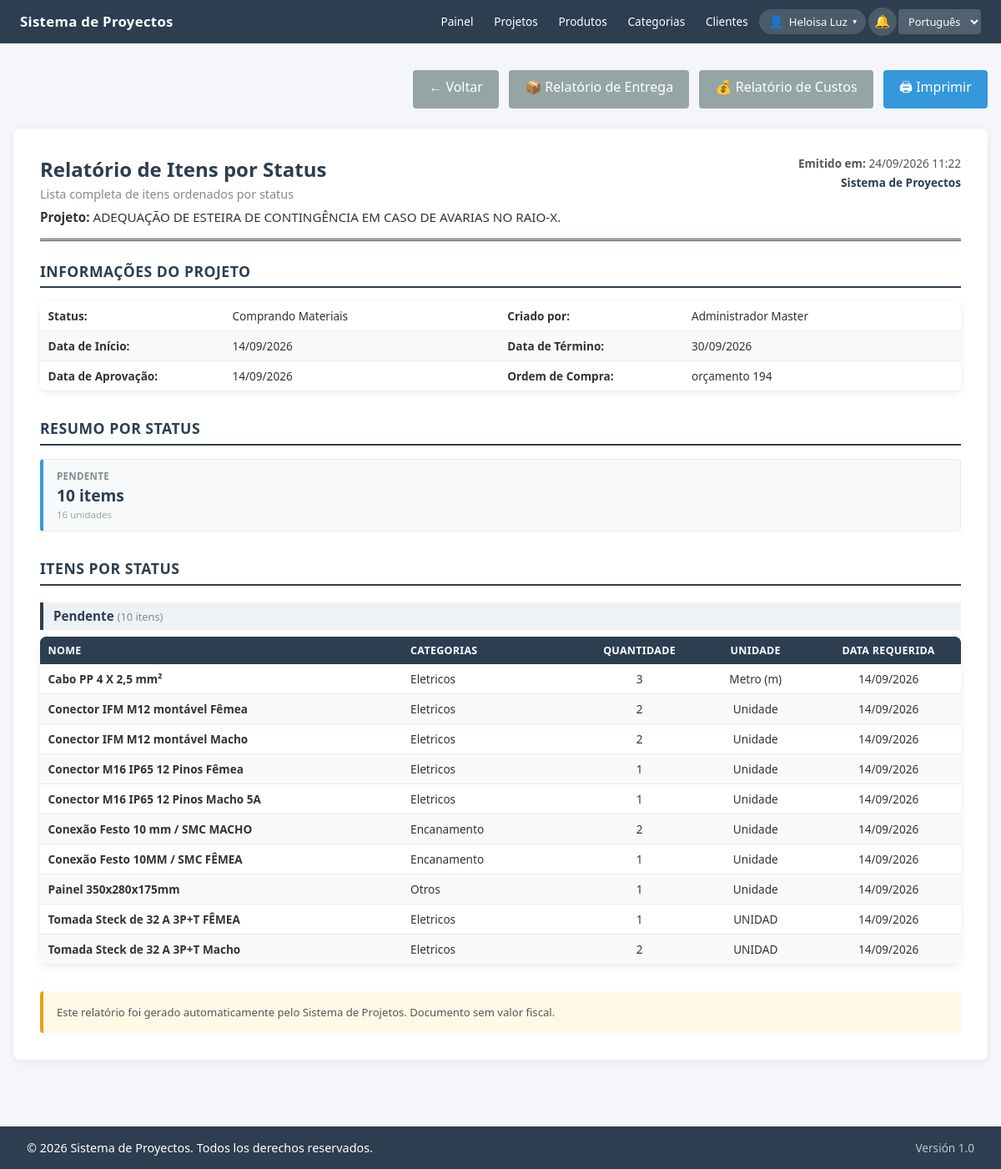
The app's page /modules/proyectos/reporte.php?id=1 (signed in) with its own data.
### tables this page shows
CREATE TABLE `proyectos` (
  `id` int(11) NOT NULL,
  `nombre` varchar(200) NOT NULL,
  `descripcion` text DEFAULT NULL,
  `fecha_inicio` date NOT NULL,
  `fecha_fin` date NOT NULL,
  `fecha_aprobacion` date DEFAULT NULL,
  `orden_compra` varchar(50) DEFAULT NULL,
  `estado` enum('solicitado','orçado','pendente_aprovacion_cliente','aprovado_cliente','espera_orden_compra','comprando_materiales','elaboracion','terminado','pendiente_cobro_cliente','finalizado') DEFAULT 'solicitado',
  `usuario_creacion` int(11) DEFAULT NULL,
  `fecha_creacion` timestamp NOT NULL DEFAULT current_timestamp()
);

CREATE TABLE `usuarios` (
  `id` int(11) NOT NULL,
  `username` varchar(50) NOT NULL,
  `password` varchar(255) NOT NULL,
  `nombre_completo` varchar(100) NOT NULL,
  `email` varchar(100) DEFAULT NULL,
  `tipo_usuario` enum('directivo','gerenciador','supervisor','compras','proyectista','almacen') NOT NULL,
  `idioma_preferido` enum('es','pt') DEFAULT 'es',
  `fecha_creacion` timestamp NOT NULL DEFAULT current_timestamp(),
  `activo` tinyint(1) DEFAULT 1,
  `debe_cambiar_password` tinyint(1) DEFAULT 0
);

CREATE TABLE `items_proyecto` (
  `id` int(11) NOT NULL,
  `proyecto_id` int(11) NOT NULL,
  `producto_id` int(11) DEFAULT NULL,
  `nombre_item` varchar(200) NOT NULL,
  `descripcion` text DEFAULT NULL,
  `cantidad` int(11) NOT NULL,
  `costo_unitario` decimal(15,2) DEFAULT NULL,
  `moneda` varchar(3) DEFAULT 'USD',
  `proveedor` varchar(200) DEFAULT NULL,
  `numero_factura` varchar(100) DEFAULT NULL,
  `fecha_compra` date DEFAULT NULL,
  `unidad_medida` varchar(50) DEFAULT NULL,
  `especificaciones` text DEFAULT NULL,
  `estado` enum('solicitado','pendiente','stock','cotacion','orçado','pendiente_pago','comprado_llegar','llego','entregado','recibido') DEFAULT 'solicitado',
  `entregado_por` int(11) DEFAULT NULL,
  `fecha_entrega` datetime DEFAULT NULL,
  `recibido_por` int(11) DEFAULT NULL,
  `fecha_recepcion` datetime DEFAULT NULL,
  `fecha_requerida` date NOT NULL,
  `fecha_creacion` timestamp NOT NULL DEFAULT current_timestamp()
);

CREATE TABLE `categorias` (
  `id` int(11) NOT NULL,
  `nombre` varchar(100) NOT NULL,
  `descripcion` text DEFAULT NULL,
  `activo` tinyint(1) DEFAULT 1,
  `fecha_creacion` timestamp NOT NULL DEFAULT current_timestamp()
);

### modules/proyectos/reporte.php (the view, shortened to what the rows shown need)
<?php
$db = Database::getInstance()->getConnection();
$proyecto_id = $_GET['id'] ?? 0;
$stmt = $db->prepare("SELECT p.*, u.nombre_completo as creador
                      FROM proyectos p
                      LEFT JOIN usuarios u ON p.usuario_creacion = u.id
                      WHERE p.id = ?");
$stmt->execute([$proyecto_id]);
$proyecto = $stmt->fetch();
$orden_estados = getOrdenEstadosItem();
$orden_sql = "FIELD(i.estado, '" . implode("','", $orden_estados) . "')";
$stmt = $db->prepare("SELECT i.*,
                             p.nombre as producto_nombre,
                             c.nombre as categoria_nombre
                      FROM items_proyecto i
                      LEFT JOIN productos p ON i.producto_id = p.id
                      LEFT JOIN categorias c ON p.categoria_id = c.id
                      WHERE i.proyecto_id = ?
                      ORDER BY $orden_sql, i.fecha_requerida ASC, i.nombre_item ASC");
$stmt->execute([$proyecto_id]);
$items = $stmt->fetchAll();
$estados_item = getEstadosItem();
$estados_proyecto = getEstadosProyecto();
$items_por_estado = [];
foreach ($items as $item) {
    $items_por_estado[$item['estado']][] = $item;
}
$items_por_estado_ordenados = [];
foreach ($orden_estados as $estado) {
    if (isset($items_por_estado[$estado])) {
        $items_por_estado_ordenados[$estado] = $items_por_estado[$estado];
    }
}
?>
<!DOCTYPE html>
<html lang="<?php echo $_SESSION['idioma'] ?? 'es'; ?>">
<head>
    <link rel="stylesheet" href="../../assets/css/style.css">
    <link rel="stylesheet" href="../../assets/css/badges.css">
    <link rel="stylesheet" href="../../assets/css/reportes.css">
    <link rel="stylesheet" href="../../assets/css/footer.css">
</head>
<body>
    <?php include '../../includes/header.php'; ?>
    <div class="container">
        <div class="reporte-container">
            <?php renderEncabezadoReporte(
                $_SESSION['idioma'] == 'pt' ? 'Relatório de Itens por Status' : 'Reporte de Items por Estado',
                $_SESSION['idioma'] == 'pt' ? 'Lista completa de itens ordenados por status' : 'Lista completa de items ordenados por estado',
                $proyecto
            ); ?>
            <div class="reporte-seccion">
                <h2><?php echo $_SESSION['idioma'] == 'pt' ? 'Informações do Projeto' : 'Información del Proyecto'; ?></h2>
                <table class="tabla-reporte" style="font-size:0.85rem;">
                    <tbody>
                        <tr>
                            <td style="width:20%;"><strong><?php echo traducir('Estado'); ?>:</strong></td>
                            <td><?php echo $estados_proyecto[$proyecto['estado']] ?? $proyecto['estado']; ?></td>
                            <td style="width:20%;"><strong><?php echo traducir('Creado por'); ?>:</strong></td>
                            <td><?php echo htmlspecialchars($proyecto['creador'] ?? '-'); ?></td>
                        </tr>
                        <tr>
                            <td><strong><?php echo traducir('Fecha Inicio'); ?>:</strong></td>
                            <td><?php echo formatearFecha($proyecto['fecha_inicio']); ?></td>
                            <td><strong><?php echo traducir('Fecha Fin'); ?>:</strong></td>
                            <td><?php echo formatearFecha($proyecto['fecha_fin']); ?></td>
                        </tr>
                        <tr>
                            <td><strong><?php echo traducir('Fecha Aprobación'); ?>:</strong></td>
                            <td><?php echo formatearFecha($proyecto['fecha_aprobacion']); ?></td>
                            <td><strong><?php echo traducir('Orden de Compra'); ?>:</strong></td>
                            <td><?php echo htmlspecialchars($proyecto['orden_compra'] ?? '-'); ?></td>
                        </tr>
                    </tbody>
                </table>
            </div>
            <div class="reporte-seccion">
                <h2><?php echo $_SESSION['idioma'] == 'pt' ? 'Resumo por Status' : 'Resumen por Estado'; ?></h2>
            </div>
            <div class="reporte-seccion">
                <h2><?php echo $_SESSION['idioma'] == 'pt' ? 'Itens por Status' : 'Items por Estado'; ?></h2>
                <?php if (empty($items)): ?>
                    <p style="text-align:center; padding:2rem; color:#999;">
                        <?php echo traducir('No hay items en este proyecto'); ?>
                    </p>
                <?php else: ?>
                    <?php foreach ($items_por_estado_ordenados as $estado => $items_grupo): ?>
                        <h3 style="font-size:0.95rem; margin:1.25rem 0 0.5rem 0; padding:0.4rem 0.75rem; background:#eef2f5; border-left:4px solid #2c3e50; color:#2c3e50;">
                            <?php echo $estados_item[$estado] ?? $estado; ?>
                            <span style="font-weight:normal; color:#7f8c8d; font-size:0.8rem;">
                                (<?php echo count($items_grupo); ?>
                                <?php echo count($items_grupo) === 1
                                    ? ($_SESSION['idioma'] == 'pt' ? 'item' : 'item')
                                    : ($_SESSION['idioma'] == 'pt' ? 'itens' : 'items'); ?>)
                            </span>
                        </h3>
                        <table class="tabla-reporte">
                            <thead>
                                <tr>
                                    <th style="width:30%;"><?php echo traducir('Nombre'); ?></th>
                                    <th style="width:15%;"><?php echo traducir('Categorias'); ?></th>
                                    <th class="text-center" style="width:8%;"><?php echo traducir('Cantidad'); ?></th>
                                    <th class="text-center" style="width:10%;"><?php echo traducir('Unidad'); ?></th>
                                    <th class="text-center" style="width:12%;"><?php echo traducir('Fecha Requerida'); ?></th>
                                </tr>
                            </thead>
                            <tbody>
                                <?php foreach ($items_grupo as $item): ?>
                                    <tr>
                                        <td>
                                            <strong><?php echo htmlspecialchars($item['nombre_item']); ?></strong>
                                        </td>
                                        <td><?php echo htmlspecialchars($item['categoria_nombre'] ?? '-'); ?></td>
                                        <td class="text-center"><?php echo $item['cantidad']; ?></td>
                                        <td class="text-center"><?php echo htmlspecialchars(getUnidadLabel($item['unidad_medida'])); ?></td>
                                        <td class="text-center"><?php echo formatearFecha($item['fecha_requerida']); ?></td>
                                    </tr>
                                <?php endforeach; ?>
                            </tbody>
                        </table>
                    <?php endforeach; ?>
                <?php endif; ?>
            </div>
        </div>
    </div>
    <?php include '../../includes/footer.php'; ?>
</body>
</html>

### includes/reportes_helper.php (shortened to what the rows shown need)
<?php
function getOrdenEstadosItem() {
    return [
        'solicitado',
        'pendiente',
        'cotacion',
        'orçado',
        'stock',
        'pendiente_pago',
        'comprado_llegar',
        'llego',
        'entregado',
        'recibido',
    ];
}
function renderEncabezadoReporte($titulo, $subtitulo = '', $proyecto = null) {
    $idioma = $_SESSION['idioma'] ?? 'es';
    ?>
    <div class="reporte-header">
        <div class="reporte-header-left">
            <h1><?php echo htmlspecialchars($titulo); ?></h1>
            <?php if ($subtitulo): ?>
                <p class="reporte-subtitulo"><?php echo htmlspecialchars($subtitulo); ?></p>
            <?php endif; ?>
            <?php if ($proyecto): ?>
                <div class="reporte-proyecto">
                    <strong><?php echo $idioma === 'pt' ? 'Projeto' : 'Proyecto'; ?>:</strong>
                    <?php echo htmlspecialchars($proyecto['nombre']); ?>
                </div>
            <?php endif; ?>
        </div>
    </div>
    <?php
}

### records on screen
proyectos: nombre "ADEQUAÇÃO DE ESTEIRA DE CONTINGÊNCIA EM CASO DE AVARIAS NO RAIO-X.", estado "Comprando Materiais", usuario_creacion.nombre_completo "Administrador Master", fecha_inicio "14/09/2026", fecha_fin "30/09/2026", fecha_aprobacion "14/09/2026", orden_compra "orçamento 194"
items_proyecto: nombre_item "Cabo PP 4 X 2,5 mm²", categorias.nombre "Eletricos", cantidad "3", unidad_medida "Metro (m)", fecha_requerida "14/09/2026"
items_proyecto: nombre_item "Conector IFM M12 montável Fêmea", categorias.nombre "Eletricos", cantidad "2", unidad_medida "Unidade", fecha_requerida "14/09/2026"
items_proyecto: nombre_item "Conector IFM M12 montável Macho", categorias.nombre "Eletricos", cantidad "2", unidad_medida "Unidade", fecha_requerida "14/09/2026"
items_proyecto: nombre_item "Conector M16 IP65 12 Pinos Fêmea", categorias.nombre "Eletricos", cantidad "1", unidad_medida "Unidade", fecha_requerida "14/09/2026"
items_proyecto: nombre_item "Conector M16 IP65 12 Pinos Macho 5A", categorias.nombre "Eletricos", cantidad "1", unidad_medida "Unidade", fecha_requerida "14/09/2026"
items_proyecto: nombre_item "Conexão Festo 10 mm / SMC MACHO", categorias.nombre "Encanamento", cantidad "2", unidad_medida "Unidade", fecha_requerida "14/09/2026"
items_proyecto: nombre_item "Conexão Festo 10MM / SMC FÊMEA", categorias.nombre "Encanamento", cantidad "1", unidad_medida "Unidade", fecha_requerida "14/09/2026"
items_proyecto: nombre_item "Painel 350x280x175mm", categorias.nombre "Otros", cantidad "1", unidad_medida "Unidade", fecha_requerida "14/09/2026"
items_proyecto: nombre_item "Tomada Steck de 32 A 3P+T FÊMEA", categorias.nombre "Eletricos", cantidad "1", unidad_medida "UNIDAD", fecha_requerida "14/09/2026"
items_proyecto: nombre_item "Tomada Steck de 32 A 3P+T Macho", categorias.nombre "Eletricos", cantidad "2", unidad_medida "UNIDAD", fecha_requerida "14/09/2026"

### other values on screen
traducir('Dashboard') "Painel"
traducir('Proyectos') "Projetos"
traducir('Productos') "Produtos"
traducir('Categorias') "Categorias"
$_SESSION['nombre_completo'] "Heloisa Luz"
traducir('Volver') "Voltar"
$titulo "Relatório de Itens por Status"
$subtitulo "Lista completa de itens ordenados por status"
traducir('Estado') "Status"
traducir('Creado por') "Criado por"
traducir('Fecha Inicio') "Data de Início"
traducir('Fecha Fin') "Data de Término"
traducir('Fecha Aprobación') "Data de Aprovação"
traducir('Orden de Compra') "Ordem de Compra"
$estados_item[$estado] "PENDENTE"
